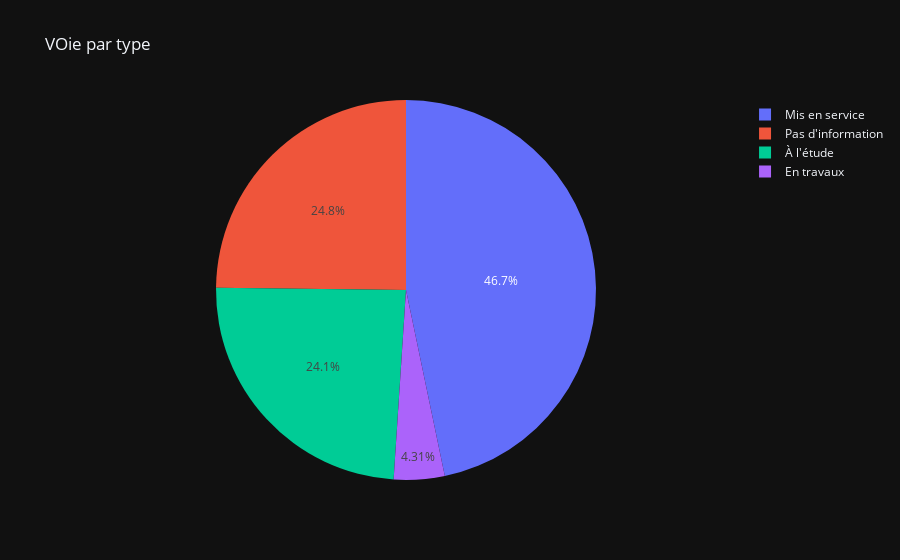

Write notebook code for a chart like this one.
### Code cell
import plotly.express as px
fig = px.pie(velo , values='distance', names='status', title='VOie par type')

fig.show()

### Figure 1 — Plotly figure (JSON) as saved in the notebook; plotly's stock layout.template omitted (floating-point values rounded to 4 significant figures)
{"data": [{"domain": {"x": [0.0, 1.0], "y": [0.0, 1.0]}, "hovertemplate": "status=%{label}<br>distance=%{value}<extra></extra>", "labels": ["En travaux", "Mis en service", "Pas d'information", "À l'étude", "En travaux", "Mis en service", "Pas d'information", "À l'étude", "En travaux", "Mis en service", "Pas d'information", "À l'étude", "En travaux", "Mis en service", "Pas d'information", "À l'étude", "En travaux", "Mis en service", "Pas d'information", "À l'étude", "En travaux", "Mis en service", "Pas d'information", "À l'étude", "En travaux", "Mis en service", "Pas d'information", "À l'étude", "En travaux", "Mis en service", "Pas d'information", "À l'étude", "En travaux", "Mis en service", "Pas d'information", "À l'étude", "Mis en service", "Pas d'information", "À l'étude", "En travaux", "Mis en service", "Pas d'information", "À l'étude"], "legendgroup": "", "name": "", "showlegend": true, "values": [3714.0, 41170.0, 5594.0, 7044.0, 118.0, 36660.0, 3697.0, 10630.0, 3947.0, 50040.0, 2596.0, 23010.0, 5592.0, 57090.0, 4564.0, 24490.0, 3013.0, 21390.0, 16580.0, 14660.0, 446.8, 35180.0, 27490.0, 21690.0, 8610.0, 40260.0, 104000.0, 40660.0, 3320.0, 37480.0, 5999.0, 17890.0, 3157.0, 25420.0, 25060.0, 17950.0, 30250.0, 3711.0, 2867.0, 5307.0, 28170.0, 14800.0, 27450.0], "type": "pie"}], "layout": {"legend": {"tracegroupgap": 0}, "title": {"text": "VOie par type"}}}
